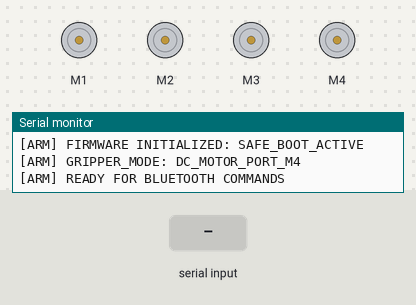
Recording of a sketch running on a simulated Arduino Uno, built with avr-gcc and run on an emulated ATmega328P. On the bench: 4 × DC motor (green arrow = forward, orange = backward, longer = faster), the last lines printed to the serial monitor. Inputs (shaded band) come from the test bench.

Above: at 1.2 s.
1.3 s: "TU\n" received over Serial
At 1.6 s:
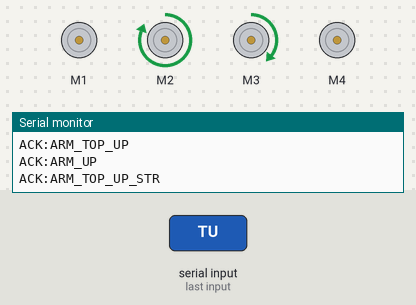
2.8 s: "TD\n" received over Serial
At 4.0 s:
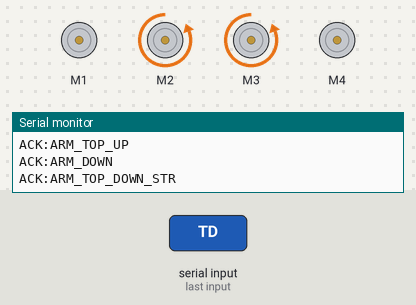
4.3 s: "l\n" received over Serial
At 5.1 s:
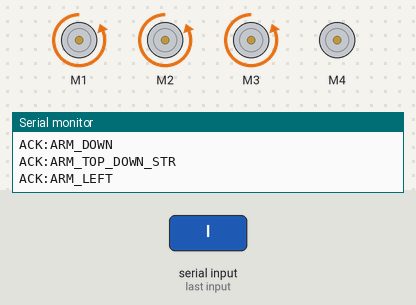
5.8 s: "R\n" received over Serial
At 6.2 s:
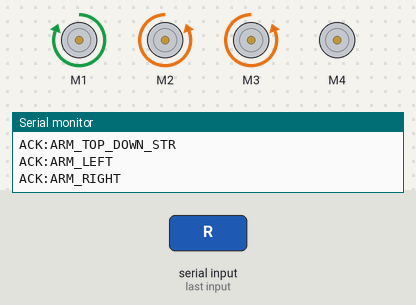
7.3 s: "T\n" received over Serial
At 8.5 s:
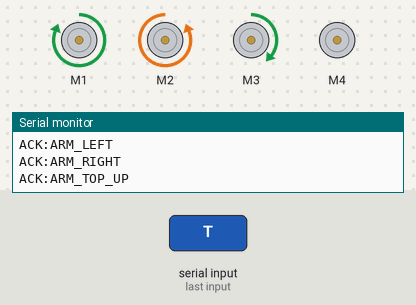
8.8 s: "U90\n" received over Serial
At 9.7 s:
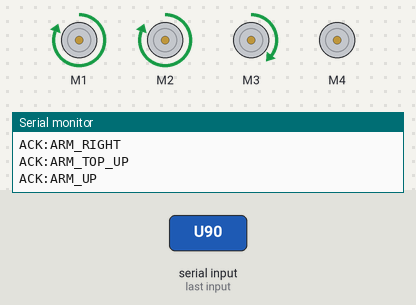
Timing chart, 0 to 13.3 s (numbered marks = the images above; inputs shaded):
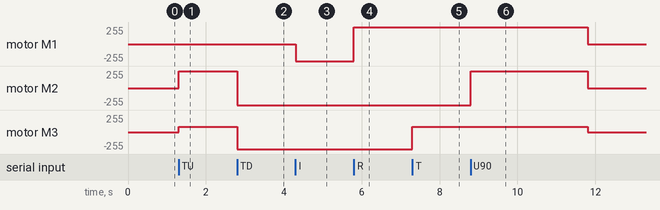

The sketch:

robotic_arm.ino
```cpp
/**
 * @file robotic_arm.ino
 * @brief Subsystem 2: Portable Robotic Arm Firmware
 * @project Conveyor Belt with Portable Robotic Arm
 * @reference Government Polytechnic Panaji (Diploma Report 2024, Ch 4, pp. 45-47)
 *
 * Hardware Architecture:
 * - Microcontroller: Arduino Uno R3 (ATmega328P)
 * - Motor Shield: Adafruit L293D Motor Driver Shield v1 (74HC595 + Dual L293D)
 * - Joint Actuators:
 *   - M1: 30 RPM 12V Centre Shaft DC Gear Motor (Turret Base Rotation - Left/Right)
 *   - M2: 10 RPM 12V High-Torque DC Gear Motor (Shoulder Joint - Up/Down)
 *   - M3: 10 RPM 12V High-Torque DC Gear Motor (Elbow/Wrist Joint - Top Up/Top Down)
 *   - M4: Gripper Actuator (Configurable: DC Motor on M4 or MG946R Servo on Servo1/Pin 10)
 * - Telemetry Link: HC-05 Bluetooth Classic Module (UART @ 9600-8-N-1 on Pins 0/1)
 *
 * Engineered Resolutions:
 * 1. Resolved syntax bugs: invalid function names containing spaces ('top up', 'top down')
 *    corrected to standard identifiers ('armTopUp', 'armTopDown').
 * 2. Resolved protocol bug: multi-character character constant ('TU', 'TD') evaluated
 *    against single-byte Serial.read() corrected to dedicated single-byte ASCII tokens
 *    ('T' = Top Up, 't' = Top Down) with backward-compatible multi-character string parsing.
 * 3. Resolved M4 ambiguity: Configurable via ARM_GRIPPER_IS_SERVO flag.
 * 4. Safety Watchdog: Automatic joint de-energization if no keep-alive received within 3000ms.
 */

#include <Arduino.h>
#include <AFMotor.h>
#include <Servo.h>

// --- CONFIGURATION FLAGS ---
// Set to true if physical build uses MG946R servo on Servo 1 (Pin 10) per Chapter 2;
// Set to false if physical build uses DC geared motor on M4 per Chapter 4 code.
#define ARM_GRIPPER_IS_SERVO false

// --- PIN DEFINITIONS ---
const uint8_t PIN_SERVO_GRIPPER = 10; // Standard Servo 1 header on Adafruit L293D shield

// --- CONSTANTS ---
const uint32_t SERIAL_BAUD = 9600;
const uint32_t JOINT_TIMEOUT_MS = 3000; // Automatic motor cut-off watchdog
const uint8_t SERVO_GRIPPER_OPEN = 120;
const uint8_t SERVO_GRIPPER_CLOSE = 35;

// --- HARDWARE OBJECT INSTANTIATION ---
AF_DCMotor motorWaist(1, MOTOR12_1KHZ);     // M1: Base / Waist Rotation
AF_DCMotor motorShoulder(2, MOTOR12_1KHZ);  // M2: Shoulder Elevation
AF_DCMotor motorElbow(3, MOTOR34_1KHZ);     // M3: Elbow / Wrist Pitch
#if !ARM_GRIPPER_IS_SERVO
AF_DCMotor motorGripper(4, MOTOR34_1KHZ);   // M4: DC Motor Gripper
#else
Servo servoGripper;                         // MG946R Servo Gripper
#endif

// --- OPERATIONAL VARIABLES ---
uint8_t masterSpeed = 255;                  // Default maximum velocity (0-255)
char currentJointAction = 'S';
uint32_t actionStartTime = 0;
char cmdBuffer[16];
uint8_t cmdBufferIndex = 0;

// --- FORWARD DECLARATIONS ---
void armHaltAll();
void armShoulderUp();
void armShoulderDown();
void armWaistLeft();
void armWaistRight();
void armTopUp();
void armTopDown();
void armGripperOpen();
void armGripperClose();
void processCommandToken(char token);
void processStringCommand(const char* cmd);

void setup() {
  Serial.begin(SERIAL_BAUD);
  while (!Serial && millis() < 1000) {
    // Wait for serial ready
  }

  // Set motor speeds
  motorWaist.setSpeed(masterSpeed);
  motorShoulder.setSpeed(masterSpeed);
  motorElbow.setSpeed(masterSpeed);

#if !ARM_GRIPPER_IS_SERVO
  motorGripper.setSpeed(masterSpeed);
#else
  servoGripper.attach(PIN_SERVO_GRIPPER);
  servoGripper.write(SERVO_GRIPPER_OPEN);
#endif

  // Safe Boot: Ensure all H-bridge channels start de-energized
  armHaltAll();

  Serial.println(F("[ARM] FIRMWARE INITIALIZED: SAFE_BOOT_ACTIVE"));
  Serial.print(F("[ARM] GRIPPER_MODE: "));
#if ARM_GRIPPER_IS_SERVO
  Serial.println(F("SERVO_MG946R_PIN10"));
#else
  Serial.println(F("DC_MOTOR_PORT_M4"));
#endif
  Serial.println(F("[ARM] READY FOR BLUETOOTH COMMANDS"));
}

void loop() {
  // Read incoming serial bytes
  while (Serial.available() > 0) {
    char c = (char)Serial.read();

    if (c == '\r') {
      continue; // Skip carriage returns
    }

    if (c == '\n') {
      // Process buffered framed command
      if (cmdBufferIndex > 0) {
        cmdBuffer[cmdBufferIndex] = '\0';
        processStringCommand(cmdBuffer);
        cmdBufferIndex = 0;
      }
    } else {
      // Store in buffer for multi-char parsing
      if (cmdBufferIndex < sizeof(cmdBuffer) - 1) {
        cmdBuffer[cmdBufferIndex++] = c;
      }

      // Also process immediately as single-character token for zero latency
      processCommandToken(c);
    }
  }

  // Safety Watchdog: Auto-halt active joints after timeout to prevent motor burnout
  if (currentJointAction != 'S' && (millis() - actionStartTime > JOINT_TIMEOUT_MS)) {
    Serial.println(F("[ARM] WARN: MOTION_TIMEOUT -> AUTO_HALT"));
    armHaltAll();
    currentJointAction = 'S';
  }
}

/**
 * @brief Decode single-character command tokens
 */
void processCommandToken(char token) {
  switch (token) {
    case 'U': // Shoulder Elevation Up
    case 'u':
      armShoulderUp();
      currentJointAction = 'U';
      actionStartTime = millis();
      Serial.println(F("ACK:ARM_UP"));
      break;

    case 'D': // Shoulder Elevation Down
    case 'd':
      armShoulderDown();
      currentJointAction = 'D';
      actionStartTime = millis();
      Serial.println(F("ACK:ARM_DOWN"));
      break;

    case 'L': // Turret Base Rotate Left
    case 'l':
      armWaistLeft();
      currentJointAction = 'L';
      actionStartTime = millis();
      Serial.println(F("ACK:ARM_LEFT"));
      break;

    case 'R': // Turret Base Rotate Right
    case 'r':
      armWaistRight();
      currentJointAction = 'R';
      actionStartTime = millis();
      Serial.println(F("ACK:ARM_RIGHT"));
      break;

    case 'T': // Elbow / Wrist Top Up
      armTopUp();
      currentJointAction = 'T';
      actionStartTime = millis();
      Serial.println(F("ACK:ARM_TOP_UP"));
      break;

    case 't': // Elbow / Wrist Top Down
      armTopDown();
      currentJointAction = 't';
      actionStartTime = millis();
      Serial.println(F("ACK:ARM_TOP_DOWN"));
      break;

    case 'O': // Gripper Open
    case 'o':
      armGripperOpen();
      currentJointAction = 'O';
      actionStartTime = millis();
      Serial.println(F("ACK:GRIPPER_OPEN"));
      break;

    case 'C': // Gripper Close
    case 'c':
      armGripperClose();
      currentJointAction = 'C';
      actionStartTime = millis();
      Serial.println(F("ACK:GRIPPER_CLOSE"));
      break;

    case 'S': // Master Arm Halt
    case 's':
      armHaltAll();
      currentJointAction = 'S';
      Serial.println(F("ACK:ARM_STOP"));
      break;

    case '?': // Query status
      Serial.print(F("STA:ARM,ACTION:"));
      Serial.print(currentJointAction);
      Serial.print(F(",SPEED:"));
      Serial.println(masterSpeed);
      break;

    default:
      // Unknown single character; may be part of multi-byte string
      break;
  }
}

/**
 * @brief Parse multi-byte commands for backward compatibility with report strings
 */
void processStringCommand(const char* cmd) {
  if (strcmp(cmd, "TU") == 0) {
    armTopUp();
    currentJointAction = 'T';
    actionStartTime = millis();
    Serial.println(F("ACK:ARM_TOP_UP_STR"));
  } else if (strcmp(cmd, "TD") == 0) {
    armTopDown();
    currentJointAction = 't';
    actionStartTime = millis();
    Serial.println(F("ACK:ARM_TOP_DOWN_STR"));
  } else if (strncmp(cmd, "SPD:", 4) == 0) {
    int spd = atoi(cmd + 4);
    if (spd >= 0 && spd <= 255) {
      masterSpeed = (uint8_t)spd;
      motorWaist.setSpeed(masterSpeed);
      motorShoulder.setSpeed(masterSpeed);
      motorElbow.setSpeed(masterSpeed);
#if !ARM_GRIPPER_IS_SERVO
      motorGripper.setSpeed(masterSpeed);
#endif
      Serial.print(F("ACK:ARM_SPEED_SET:"));
      Serial.println(masterSpeed);
    }
  }
}

// --- JOINT CONTROL IMPLEMENTATIONS ---

void armShoulderUp() {
  motorShoulder.setSpeed(masterSpeed);
  motorShoulder.run(FORWARD);
}

void armShoulderDown() {
  motorShoulder.setSpeed(masterSpeed);
  motorShoulder.run(BACKWARD);
}

void armWaistLeft() {
  motorWaist.setSpeed(masterSpeed);
  motorWaist.run(BACKWARD);
}

void armWaistRight() {
  motorWaist.setSpeed(masterSpeed);
  motorWaist.run(FORWARD);
}

void armTopUp() {
  // Moderate speed for delicate wrist/elbow positioning (approx 30% duty cycle)
  motorElbow.setSpeed((uint8_t)(masterSpeed / 3.1f));
  motorElbow.run(FORWARD);
}

void armTopDown() {
  motorElbow.setSpeed(masterSpeed);
  motorElbow.run(BACKWARD);
}

void armGripperOpen() {
#if !ARM_GRIPPER_IS_SERVO
  motorGripper.setSpeed((uint8_t)(masterSpeed / 3.1f));
  motorGripper.run(FORWARD);
#else
  servoGripper.write(SERVO_GRIPPER_OPEN);
#endif
}

void armGripperClose() {
#if !ARM_GRIPPER_IS_SERVO
  motorGripper.setSpeed(masterSpeed);
  motorGripper.run(BACKWARD);
#else
  servoGripper.write(SERVO_GRIPPER_CLOSE);
#endif
}

void armHaltAll() {
  motorWaist.run(RELEASE);
  motorShoulder.run(RELEASE);
  motorElbow.run(RELEASE);
#if !ARM_GRIPPER_IS_SERVO
  motorGripper.run(RELEASE);
#endif
}
```

Measured:
- after the input at 1.3 s, motor M2: stopped → forward 255/255 at once; motor M3: stopped → forward 82/255 at once
- after the input at 2.8 s, motor M2: forward 255/255 → backward 255/255 at once; motor M3: forward 82/255 → backward 255/255 at once
- after the input at 4.3 s, motor M1: stopped → backward 255/255 at once
- after the input at 5.8 s, motor M1: backward 255/255 → forward 255/255 at once
- after the input at 7.3 s, motor M3: backward 255/255 → forward 82/255 at once
- after the input at 8.8 s, motor M1: forward 255/255 → stopped after 3.0 s instead of 1.5 s; motor M2: backward 255/255 → forward 255/255 at once, → stopped 3.0 s later; motor M3: forward 82/255 → stopped after 3.0 s instead of 1.5 s
